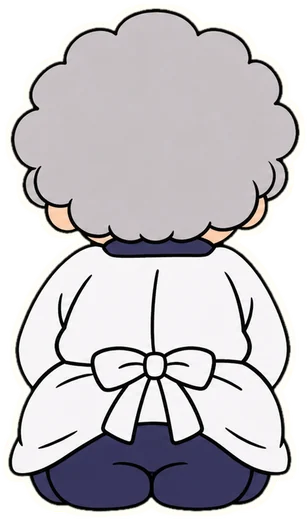
#> input picture img/g_away.webp, 308 x 520 px
$ python -i key.py   (imports and definitions only)
#> lines starting #> are read from the running program, lines starting #| are printed output that depends on the picture
#> further down, picture is the input picture: PIL image 308x520 RGBA; mean R, G, B, A 165, 162, 165.5, 203.6
# 生成したシート（緑背景・3体横並び）を切り抜いて img/*.webp にする。~/tools/pyimg/bin/python art/key.py [シート名...]
# 切り方は okan-door/art/key.py が元。緑の抜き方だけ変えた: スイカの皮や葉の濃い緑を残すため、
# 「外の縁とつながった緑」と「ほぼ真緑」だけを抜く（濃い緑は抜かない）
import numpy as np, os, sys
from PIL import Image, ImageFilter
from PIL import ImageDraw
D = os.path.dirname(os.path.abspath(__file__)); OUT = D + '/../img/'
RAW = os.path.expanduser('~/Desktop/claudecode/_art_raw/grandma-refill/')
RIM = 7
MAXH = 520
SHEETS = {
  'gma_a': ['g_watch', 'g_away', 'g_glance'],
  'gma_b': ['g_caught', 'g_heap', 'g_aaan'],
  'gma_c': ['g_melon', 'g_bye', 'g_walk'],
  'kid': ['k_hungry', 'k_full', 'k_tattle'],
  'uncle': ['u_open', 'u_shut', 'u_awake'],
  'dog': ['d_beg', 'd_fat', 'd_burp'],
  'photo': ['p0', 'p1', 'p2'],
  'aunt': ['a_walk', 'a_notice', 'ghost'],
  'food_a': ['f_karaage', 'f_onigiri', 'f_ebi'],
  'food_b': ['f_suika', 'f_kabocha', 'vase'],
}
MANUAL = {'food_a': [[0, 497], [497, 1040], [1040, 1536]], 'aunt': [[0, 517], [517, 995], [995, 1536]]}
SMALL = {'f_karaage': 200, 'f_onigiri': 200, 'f_ebi': 220, 'f_suika': 200, 'f_kabocha': 200}
# [19 lines left out: function alpha, not called in this run]
def rimmed(im):
  a = im.split()[3].filter(ImageFilter.MinFilter(3)).filter(ImageFilter.GaussianBlur(0.7)); im.putalpha(a)
#> after `a = im.split()[3].filter(ImageFilter.MinFilter(3)).filter(ImageFilter.`:
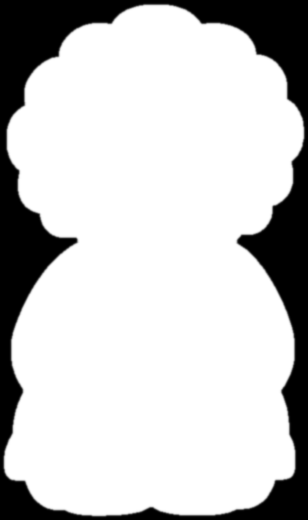
#> a: PIL image 308x520 L; min 0, max 255, mean 200.4
  rim = a.point(lambda v: 255 if v > 60 else 0).filter(ImageFilter.MaxFilter(RIM * 2 + 1)).filter(ImageFilter.GaussianBlur(0.8))
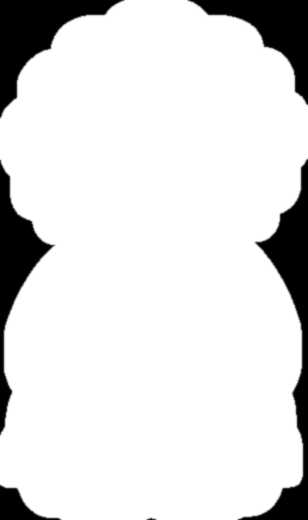
#> rim: PIL image 308x520 L; min 0, max 255, mean 222.4
  paper = Image.new('RGBA', im.size, (255, 253, 246, 0)); paper.putalpha(rim)
#> after `paper.putalpha(rim)`:
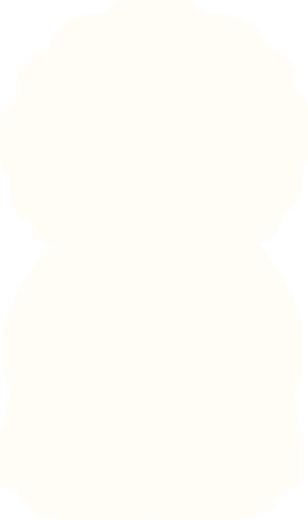
#> paper: PIL image 308x520 RGBA; mean R, G, B, A 255, 253, 246, 222.4; transparent parts drawn white
  return Image.alpha_composite(paper, im)
# [38 lines left out: functions segments, cut, not called in this run]
# [2 lines not run here, left out]

>>> from PIL import Image
>>> picture = Image.open('../img/g_away.webp')
>>> result = rimmed(picture)
